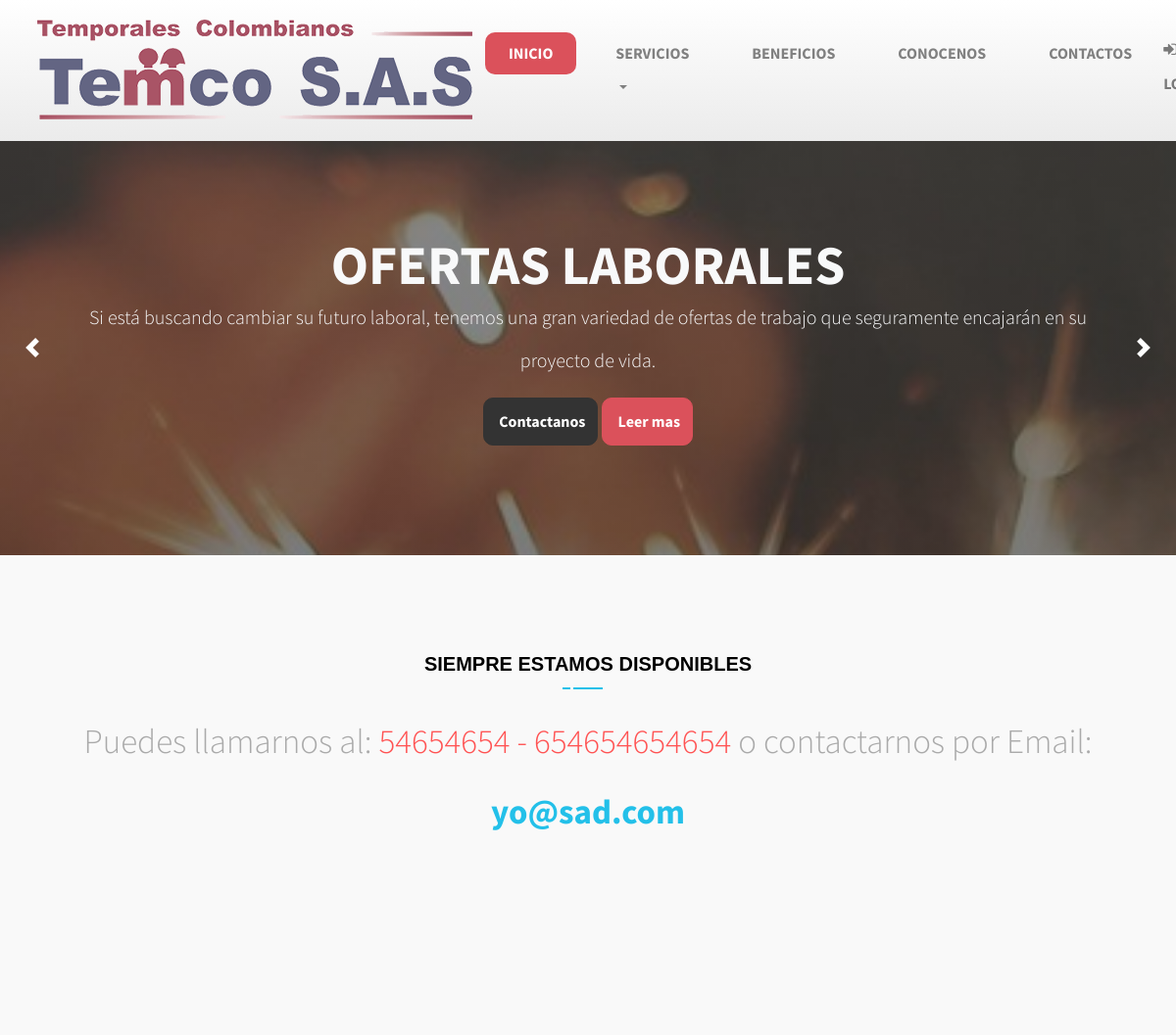
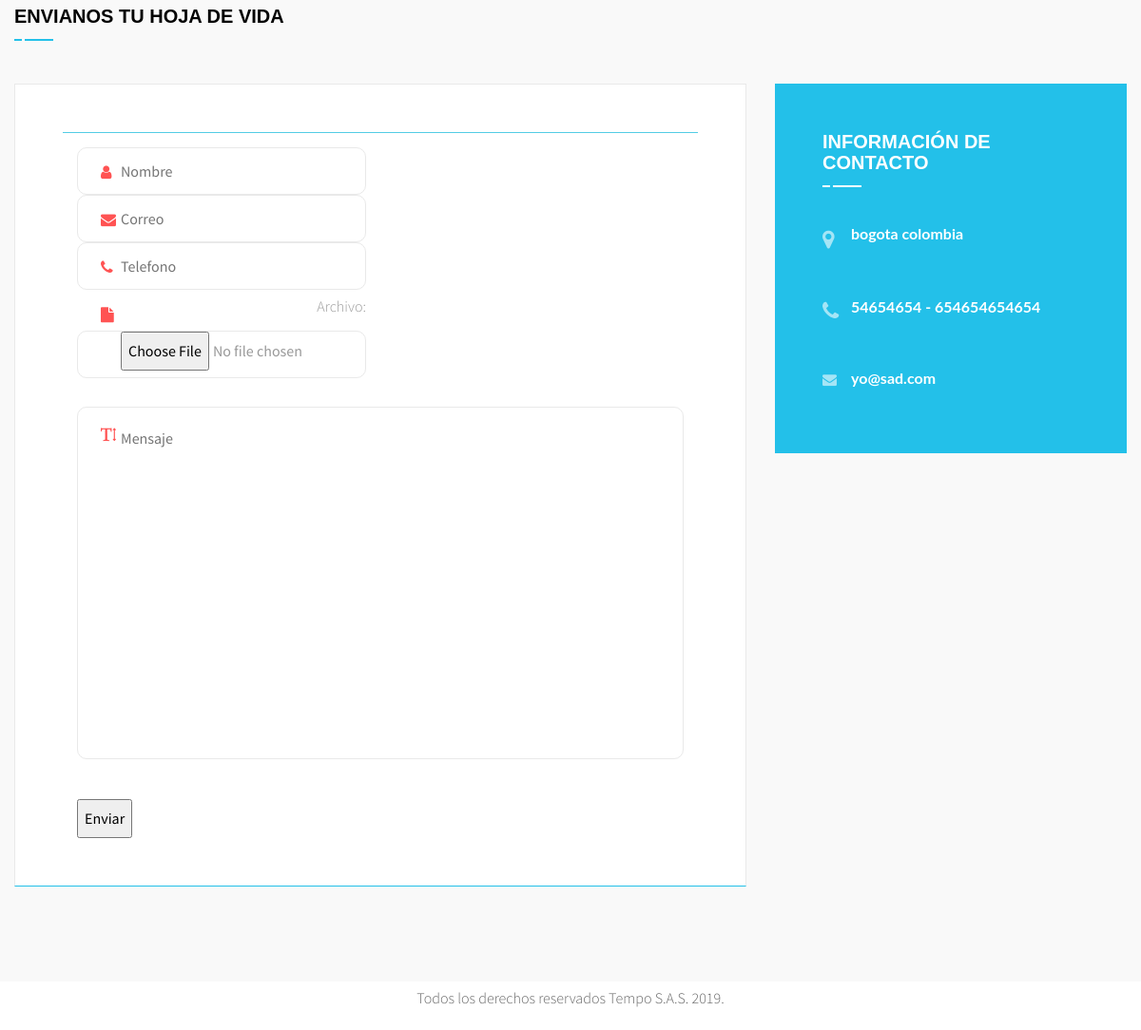
Page /contacto on the committed database (2 pictures, top to bottom).
### main/models.py (models this page shows, shortened)
class Estatico(models.Model):
	titulo 		= models.CharField(max_length=200)
	correo 		= models.EmailField(max_length=45)
	telefono1 	= models.IntegerField()
	telefono2 	= models.IntegerField()
	ubicacion 	=  models.CharField(max_length=100)
	logo 		= models.ImageField(upload_to='media')
	horario 	= models.CharField(max_length=50)

### main/views.py (the view, shortened to what this page needs)
# urls.py: path('contacto', views.contacto, name='contacto'),
def contacto(request):
	context = {}
	context['mensaje'] = ''
	context['info'] = Estatico.objects.all()[:1]
	context['logo'] = Estatico.objects.latest('telefono1')
	form = Contacto()
	context['form'] = form
	return render(request, 'main/contacto.html',context)

### main/forms.py
class Contacto(forms.Form):
	nombre = forms.CharField(max_length=100, widget=forms.TextInput(attrs={ 'class': 'name', 'placeholder': 'Nombre'}))
	correo = forms.CharField(max_length=100, widget=forms.TextInput(attrs={ 'class': 'email', 'placeholder': 'Correo'}))
	numero = forms.CharField(max_length=100, widget=forms.TextInput(attrs={ 'class': 'phone', 'placeholder': 'Telefono'}))
	texto = forms.CharField( widget=forms.Textarea(attrs={ 'class': 'message', 'cols': '30', 'rows': '10', 'placeholder':'Mensaje', 'id': 'message'}))
	archivo = forms.FileField(widget=forms.FileInput(attrs={'class': 'file'}))

### main/templates/main/contacto.html (shortened to what this page needs)
<!DOCTYPE html>
<html lang="en">
<head>
    {%load static from staticfiles %}
    <link rel="stylesheet" href="{% static './main/css/styles.css' %}">
    <link href="https://maxcdn.bootstrapcdn.com/font-awesome/4.7.0/css/font-awesome.min.css" rel="stylesheet">
    <link rel="stylesheet" href="{% static './main/css/font-awesome-empresa.min.css' %}">
    <link rel="stylesheet" href="{% static './main/css/styleempresa.css' %}">
    <link rel="stylesheet" type="text/css" href="{% static './main/css/style_II.css' %}" />
    <link rel="stylesheet" type="text/css" href="{% static './main/css/responsive2.css' %}" />
</head>
<body>
            <nav class="navbar navbar-expand-md navbar-dark">
            <div class="container">
                <img title="Temco SAS" class="img-responsive" alt="Logo" src="{{logo.logo.url}}">
                <div class="collapse navbar-collapse" id="mainNavbar">
                    <ul class="navbar-nav mr-auto justify-content-end">
                        <li class="nav-item active">
                                <a class="nav-link" href="/">Inicio<span class="sr-only">(current)</span></a>
                        </li>
                        <li class="nav-item dropdown">
                                    <a class="nav-link dropdown-toggle" data-toggle="dropdown" href="#" role="button" aria-haspopup="true" aria-expanded="false">Servicios</a>
                        </li>
                        <li class="nav-item">
                                <a class="nav-link" href="/beneficios">Beneficios</a>
                        </li>
                        <li class="nav-item">
                                <a class="nav-link" href="/acerca">Conocenos</a>
                        </li>
                        {% if user.is_authenticated %}
                        <li class="nav-item">
                                <a class="nav-link" href="/perfil">Perfil</a>
                        </li>
                        <li class="has-children">
                            <div class="jp_top_header_right_cont">
                                <li><a href="{% url 'logout' %}"><i class="fa fa-sign-in"></i>&nbsp; LOGOUT</a></li>
                            </div>
                        </li>
                        {% else %}
                        <li class="nav-item">
                                <a class="nav-link" href="/contacto">Contactos</a>
                        </li>
                        <li class="has-children">
                            <div class="jp_top_header_right_cont">
                                <li><a href="{% url 'login' %}"><i class="fa fa-sign-in"></i>&nbsp; LOGIN</a></li>
                            </div>
                        </li>
                        {% endif%}
                    </ul>
                </div>
            </div>
        </nav>
     <div class="jumbotron-wrap jumbotron-image mb-0">
        <div class="container">
            <div id="mainCarousel" class="carousel slide" data-ride="carousel">
                <div class="carousel-inner">
                    <div class="carousel-item active">
                        <div class="jumbotron">
                            <h1 class="text-center">OFERTAS LABORALES </h1>
                            <p class="lead text-center">Si está buscando cambiar su futuro laboral, tenemos una gran variedad de ofertas de trabajo que seguramente encajarán en su proyecto de vida.</p>
                            <p class="lead text-center">
                                <a href="/contacto" class="btn btn-primary">&nbsp;Contactanos</a>
                                <a href="/trabajo" class="btn btn-secondary">&nbsp;Leer mas</a>
                            </p>
                        </div>
                    </div>
                </div>
                <a class="carousel-control-prev" href="#mainCarousel" role="button" data-slide="prev">
                        <span class="carousel-control-prev-icon" aria-hidden="true"></span>
                </a>
                <a class="carousel-control-next" href="#mainCarousel" role="button" data-slide="next">
                        <span class="carousel-control-next-icon" aria-hidden="true"></span>
                </a>
            </div>
        </div>
    </div>
    <div class="jp_contact_heading_main_wrapper">
        <div class="container">
            <div class="row">
                <div class="col-lg-12 col-md-12 col-sm-12 col-xs-12">
                    {% for item in info %}
                    <div class="jp_contact_heading_wrapper">
                        <h2>Siempre estamos disponibles </h2>
                        <p>Puedes llamarnos al:  <span>{{item.telefono1}} - {{item.telefono2}}</span> o contactarnos por Email:<br></br> <a href="#">{{item.correo}}</a></p>
                    </div>
                    {% endfor %}
                </div>
            </div>
        </div>
    </div>
    <div class="jp_contact_form_main_wrapper">
        <div class="container">
            <div class="row">
                <div class="col-lg-12 col-md-12 col-sm-12 col-xs-12">
                    <div class="jp_contact_form_heading_wrapper">
                        <h2 >Envianos Tu hoja de vida </h2>
                    </div>
                </div>
                <div class="col-lg-8 col-md-8 col-sm-12 col-xs-12">
                    <div class="jp_contact_form_box">
                          <form class="form" method="post" enctype="multipart/form-data">
                            <div class="col-lg-6 col-md-6 col-sm-12 col-xs-12">
                                <div class="jp_contact_inputs_wrapper">
                                    <i class="fa fa-user"></i>
                                    {{form.nombre}}
                                </div>
                            </div>
                            <div class="col-lg-6 col-md-6 col-sm-12 col-xs-12">
                                <div class="jp_contact_inputs_wrapper jp_contact_inputs2_wrapper">
                                    <i class="fa fa-envelope"></i>
                                    {{form.correo}}
                                </div>
                            </div>
                            <div class="col-lg-6 col-md-6 col-sm-12 col-xs-12">
                                <div class="jp_contact_inputs_wrapper jp_contact_inputs2_wrapper">
                                    <i class="fa fa-phone"></i>
                                    {{form.numero}}
                                </div>
                            </div>
                            <div class="col-lg-6 col-md-6 col-sm-12 col-xs-12">
                                <div class="jp_contact_inputs_wrapper jp_contact_inputs2_wrapper">
                                    <i class="fa fa-file"></i>
                                    {{form.archivo.label_tag}}
                                    {{form.archivo}}
                                </div>
                            </div>
                            <div class="col-lg-12 col-md-12 col-sm-12 col-xs-12">
                                <div class="jp_contact_inputs_wrapper jp_contact_inputs4_wrapper">
                                    <i class="fa fa-text-height"></i>
                                    {{form.texto}}
                                </div>
                            </div>
                            <div class="col-lg-12 col-md-12 col-sm-12 col-xs-12">
                                <div class="jp_contact_form_btn_wrapper">
                                    <ul>
                                        <li>
                                            <input class="submit-btn" type="submit" value="Enviar">
                                        </li>
                                    </ul>
                                </div>
                            </div>
                        </form>
                    </div>
                </div>
                <div class="col-lg-4 col-md-4 col-sm-12 col-xs-12">
                    <div class="jp_contact_right_box_wrapper">
                        <div class="jp_contact_form_add_heading_wrapper">
                            <h2>Información de contacto</h2>
                        </div>
                         {% for item in info %}
                        <div class="jp_form_add_wrapper gc_map_add_wrapper1">
                            <div class="jp_map_location_icon_wrapper">
                                <i class="fa fa-map-marker"></i>
                            </div>
                            <div class="gc_map_location_icon_cont_wrapper">
                                <h3>{{item.ubicacion}}</h3>
                            </div>
                        </div>
                        <div class="jp_form_add_wrapper gc_map_add_wrapper2">
                            <div class="jp_map_location_icon_wrapper">
                                <i class="fa fa-phone"></i>
                            </div>
                            <div class="gc_map_location_icon_cont_wrapper gc_map_location_icon_cont_wrapper2">
                                <h3> {{item.telefono1}} - {{item.telefono2}} </h3>
                            </div>
                        </div>
                        <div class="jp_form_add_wrapper gc_map_add_wrapper3">
                            <div class="jp_map_location_icon_wrapper">
                                <i class="fa fa-envelope"></i>
                            </div>
                            <div class="gc_map_location_icon_cont_wrapper gc_map_location_icon_cont_wrapper4">
                                <h3> <a href="#">{{item.correo}}</a></h3>
                            </div>
                        </div>
                        {% endfor %}
                    </div>
                </div>
            </div>
        </div>
    </div>
    <div class="footer-bottom">
            <p class="text-center">Todos los derechos reservados Tempo S.A.S. 2019</a>.</p>
        </div>
</body>
</html>

### main/static/main/css/styleempresa.css (style rules this page uses)
li { list-style: none; }
a:hover, a:visited, a { text-decoration: none; }
h1, h2 { text-transform: uppercase; font-weight: bold; }
.text-center { text-align: center; }
.row { margin-right: -15px; margin-right: -15px; }
.form { border-top: 1px solid #53cde5; padding-top: 15px; text-align: right; }
.carousel-inner { position: relative; }
html, body, .carousel, .carousel-inner, .carousel-inner .item { height: 100%; }

### rows in the picture
Estatico: logo (picture), telefono1 "54654654", telefono2 "654654654654", correo "yo@sad.com", ubicacion "bogota colombia"
